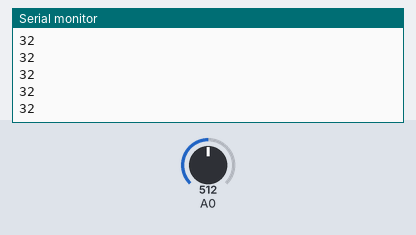
A sketch run on a simulated Arduino Mega 2560, built with avr-gcc and run on an emulated ATmega2560. Parts: the last lines printed to the serial monitor. The inputs (shaded band) are chosen by the test bench; at power-on: A0 = 512.

Above: at 1.2 s.
1.3 s: A0 set to 716
At 2.0 s:
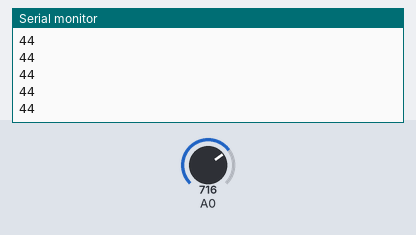
2.8 s: A0 set to 900
At 3.5 s:
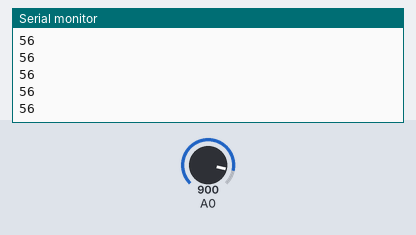
Timing chart, 0 to 5.8 s (numbered marks = the images above; inputs shaded):
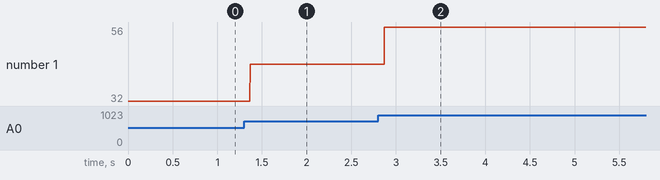

Measured:
- after the input at 1.3 s, the serial monitor: prints a new line after 0.07 s (image 1)
- after the input at 2.8 s, the serial monitor: prints a new line after 0.07 s (image 2)
- plotted number 1: 32 → 44 after the input at 1.3 s, 44 → 56 after the input at 2.8 s

The sketch:

msp.ino
```cpp
void setup() {
  // put your setup code here, to run once:
  Serial1.begin(115200);
  Serial.begin(9600);

}

void loop() {
  // put your main code here, to run repeatedly:
  int dig_audio;

  dig_audio =  analogRead(A0); // volt digital (0 - 4095) (P6.0)

  dig_audio = dig_audio >> 4;

  Serial1.write(dig_audio); //P3.3

  //Serial1.write(9);


  Serial.println(dig_audio);

}
```
